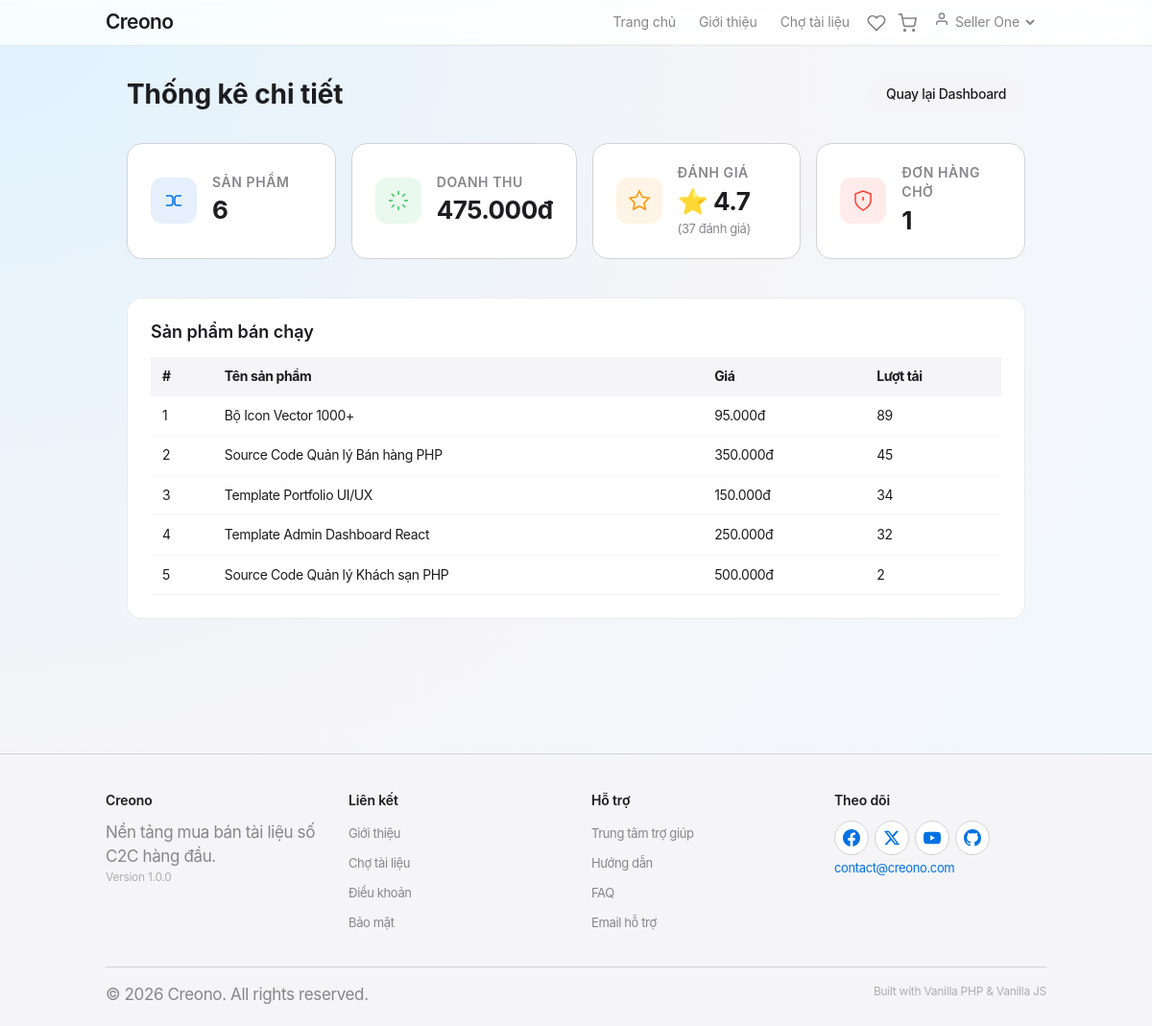
Screenshot of /seller/stats (signed in) with the database file from the repository.
### tables this page shows
CREATE TABLE products (
    id BIGINT AUTO_INCREMENT PRIMARY KEY,
    store_id BIGINT NOT NULL,
    category_id BIGINT DEFAULT NULL,
    title VARCHAR(255) NOT NULL,
    description TEXT DEFAULT NULL,
    price DECIMAL(19,4) NOT NULL,
    preview_url VARCHAR(500) DEFAULT NULL,
    rating DECIMAL(3,2) DEFAULT 0.00,
    review_count INT DEFAULT 0,
    download_count INT DEFAULT 0,
    status TINYINT DEFAULT 1 COMMENT '1:Pending, 2:Approved, 3:Rejected',
    deleted_at DATETIME DEFAULT NULL,
    created_at DATETIME DEFAULT CURRENT_TIMESTAMP,
    CONSTRAINT fk_product_store FOREIGN KEY (store_id) REFERENCES stores(id),
    CONSTRAINT fk_product_category FOREIGN KEY (category_id) REFERENCES categories(id) ON DELETE SET NULL
);

### app/Controllers/Seller.php (called while the page is built, shortened)
<?php
class Seller extends Controller
{
    private Product $productModel;
    private Order $orderModel;
    public function __construct()
    {
        $this->productModel = $this->model('Product');
        $this->orderModel = $this->model('Order');
    }
    public function stats(): void
    {
        $userId = (int)$_SESSION['user_id'];
        $storeModel = $this->model('Store');
        $store = $storeModel->getStoreByUserId($userId);
        $data = [
            'title' => 'Thống kê chi tiết',
            'store' => $store,
            'total_products' => $this->productModel->getSellerProductsCount($userId),
            'total_revenue' => $this->orderModel->getSellerRevenue($userId),
            'avg_rating' => $this->productModel->getSellerAvgRating($userId),
            'total_reviews' => $this->productModel->getSellerTotalReviews($userId),
            'pending_orders' => $this->orderModel->getSellerPendingOrdersCount($userId),
            'top_products' => $this->productModel->getSellerTopProducts($userId, 5),
        ];
        $this->view('seller/stats', $data);
    }
}

### app/Core/App.php (called while the page is built, shortened)
<?php
class App {
    protected $currentController = 'Pages';
    protected $currentMethod = 'index';
    public function __construct() {
        $url = $this->getUrl();
        $controllerPath = '../app/Controllers/';
        if (isset($url[0]) && is_dir($controllerPath . ucwords($url[0])) && isset($url[1]) && file_exists($controllerPath . ucwords($url[0]) . '/' . ucwords($url[1]) . '.php')) {
            $subFolder = ucwords($url[0]);
            $this->currentController = ucwords($url[1]);
            $controllerFile = $controllerPath . $subFolder . '/' . $this->currentController . '.php';
            unset($url[0], $url[1]);
            require_once $controllerFile;
            $this->currentController = new $this->currentController;
            if (isset($url[2])) {
                if (!in_array(strtolower($url[2]), ['view', 'model']) && method_exists($this->currentController, $url[2])) {
                    $this->currentMethod = $url[2];
                    unset($url[2]);
                }
            } else {
                $this->currentMethod = 'index';
            }
        } else {
            if (isset($url[0]) && file_exists($controllerPath . ucwords($url[0]) . '.php')) {
                $this->currentController = ucwords($url[0]);
                unset($url[0]);
            }
            $this->currentController = new $this->currentController;
            if (isset($url[1])) {
                if (!in_array(strtolower($url[1]), ['view', 'model']) && method_exists($this->currentController, $url[1])) {
                    $this->currentMethod = $url[1];
                    unset($url[1]);
                }
            }
        }
        $this->params = $url ? array_values($url) : [];
        call_user_func_array([$this->currentController, $this->currentMethod], $this->params);
    }
    public function getUrl() {
        if (isset($_GET['url'])) {
            $url = rtrim($_GET['url'], '/');
            $url = filter_var($url, FILTER_SANITIZE_URL);
            $url = explode('/', $url);
            return $url;
        }
        return ['Pages', 'index'];
    }
}

### public/index.php (called while the page is built, shortened)
<?php
require_once '../app/Core/Database.php';
require_once '../app/Core/BaseModel.php';
require_once '../app/Core/Controller.php';
require_once '../app/Core/App.php';
$init = new App();

### app/Core/Database.php (called while the page is built, shortened)
<?php
class Database {
    private $host = DB_HOST;
    private $user = DB_USER;
    private $pass = DB_PASS;
    private $dbname = DB_NAME;
    private $dbh;
    private $stmt;
    public function __construct() {
        $dsn = 'mysql:host=' . $this->host . ';dbname=' . $this->dbname . ';charset=utf8mb4';
        $options = array(
            PDO::ATTR_PERSISTENT => true,
            PDO::ATTR_ERRMODE => PDO::ERRMODE_EXCEPTION,
            PDO::ATTR_DEFAULT_FETCH_MODE => PDO::FETCH_OBJ
        );
        try {
            $this->dbh = new PDO($dsn, $this->user, $this->pass, $options);
        } catch (PDOException $e) {
            $this->error = $e->getMessage();
            die("Lỗi kết nối DB: " . $this->error);
        }
    }
    public function query($sql) {
        $this->stmt = $this->dbh->prepare($sql);
    }
    public function bind($param, $value, $type = null) {
        if (is_null($type)) {
            switch (true) {
                case is_int($value):
                    $type = PDO::PARAM_INT;
                    break;
            }
        }
        $this->stmt->bindValue($param, $value, $type);
    }
    public function execute() {
        return $this->stmt->execute();
    }
    public function resultSet() {
        $this->execute();
        return $this->stmt->fetchAll();
    }
    public function single() {
        $this->execute();
        return $this->stmt->fetch();
    }
}

### app/Models/Product.php (called while the page is built, shortened)
<?php
class Product extends BaseModel
{
    protected string $table = 'products';
    public function getSellerProductsCount(int $user_id): int
    {
        $this->db->query("
            SELECT COUNT(*) as total
            FROM {$this->table} p
            JOIN stores s ON p.store_id = s.id
            WHERE s.user_id = :user_id AND p.deleted_at IS NULL
        ");
        $this->db->bind(':user_id', $user_id);
        $result = $this->db->single();
        return $result ? (int) $result->total : 0;
    }
    public function getSellerAvgRating(int $user_id): float
    {
        $this->db->query("
            SELECT COALESCE(AVG(p.rating), 0) as avg_rating
            FROM {$this->table} p
            JOIN stores s ON p.store_id = s.id
            WHERE s.user_id = :user_id AND p.rating > 0
        ");
        $this->db->bind(':user_id', $user_id);
        $result = $this->db->single();
        return $result ? (float) $result->avg_rating : 0.0;
    }
    public function getSellerTotalReviews(int $user_id): int
    {
        $this->db->query("
            SELECT COALESCE(SUM(p.review_count), 0) as total
            FROM {$this->table} p
            JOIN stores s ON p.store_id = s.id
            WHERE s.user_id = :user_id
        ");
        $this->db->bind(':user_id', $user_id);
        $result = $this->db->single();
        return $result ? (int) $result->total : 0;
    }
    public function getSellerTopProducts(int $user_id, int $limit = 5): array
    {
        $this->db->query("
            SELECT
                p.id,
                p.title,
                p.price,
                p.download_count as sales_count
            FROM {$this->table} p
            JOIN stores s ON p.store_id = s.id
            WHERE s.user_id = ? AND p.deleted_at IS NULL
            ORDER BY p.download_count DESC
            LIMIT ?
        ");
        $this->db->bind(1, $user_id);
        $this->db->bind(2, $limit, PDO::PARAM_INT);
        return $this->db->resultSet();
    }
}

### app/Core/BaseModel.php (called while the page is built, shortened)
<?php
class BaseModel {
    public function __construct() {
        $this->db = new Database();
    }
}

### app/Models/Store.php (called while the page is built, shortened)
<?php
class Store extends BaseModel
{
    protected string $table = 'stores';
    public function getStoreByUserId(int $userId): ?object
    {
        $this->db->query("SELECT * FROM {$this->table} WHERE user_id = :user_id LIMIT 1");
        $this->db->bind(':user_id', $userId);
        $result = $this->db->single();
        return $result ? $result : null;
    }
}

### app/Models/Order.php (called while the page is built, shortened)
<?php
class Order extends BaseModel
{
    protected string $table = 'orders';
    public function getSellerRevenue(int $user_id): float
    {
        $this->db->query("
            SELECT COALESCE(SUM(o.seller_amount), 0) as total
            FROM {$this->table} o
            JOIN products p ON o.product_id = p.id
            JOIN stores s ON p.store_id = s.id
            WHERE s.user_id = :user_id AND o.status IN (2, 5)
        ");
        $this->db->bind(':user_id', $user_id);
        $result = $this->db->single();
        return $result ? (float)$result->total : 0;
    }
    public function getSellerPendingOrdersCount(int $user_id): int
    {
        $this->db->query("
            SELECT COUNT(*) as total
            FROM {$this->table} o
            JOIN products p ON o.product_id = p.id
            JOIN stores s ON p.store_id = s.id
            WHERE s.user_id = :user_id AND o.status = 1
        ");
        $this->db->bind(':user_id', $user_id);
        $result = $this->db->single();
        return $result ? (int)$result->total : 0;
    }
}

### app/Views/seller/stats.php (the view, shortened to what this page needs)
<?php require APPROOT . '/Views/inc/header.php'; ?>
<div class="seller-dashboard">
    <div class="container">
        <div style="display: flex; justify-content: space-between; align-items: center; margin-bottom: 32px;">
            <h1 style="font-size: 28px; font-weight: 700;">Thống kê chi tiết</h1>
            <a href="<?php echo URLROOT; ?>/seller/dashboard" class="btn btn-secondary" style="width: auto; padding: 8px 20px;">Quay lại Dashboard</a>
        </div>
        <div class="stats-grid-apple" style="margin-bottom: 40px;">
            <div class="stat-card-apple">
                <div class="stat-icon" style="background: rgba(0,113,227,0.1); color: var(--apple-blue);">
                    <svg width="24" height="24" viewBox="0 0 24 24" fill="none" stroke="currentColor" stroke-width="1.5"><path d="M20 7h-4.5A2.5 2.5 0 0 0 13 9.5v5a2.5 2.5 0 0 0 2.5 2.5H20"/><path d="M4 7h4.5A2.5 2.5 0 0 1 11 9.5v5a2.5 2.5 0 0 1-2.5 2.5H4"/></svg>
                </div>
                <div class="stat-info">
                    <span class="stat-label">Sản phẩm</span>
                    <span class="stat-value"><?php echo $data['total_products']; ?></span>
                </div>
            </div>
            <div class="stat-card-apple">
                <div class="stat-icon" style="background: rgba(52,199,89,0.1); color: var(--apple-green);">
                    <svg width="24" height="24" viewBox="0 0 24 24" fill="none" stroke="currentColor" stroke-width="1.5"><path d="M12 2v4M12 22v-4M4 12H2M6 12H4M20 12h-2M22 12h-2M19.07 4.93l-2.83 2.83M4.93 19.07l2.83-2.83M19.07 19.07l-2.83-2.83M4.93 4.93l2.83 2.83"/></svg>
                </div>
                <div class="stat-info">
                    <span class="stat-label">Doanh thu</span>
                    <span class="stat-value"><?php echo number_format($data['total_revenue'], 0, ',', '.'); ?>đ</span>
                </div>
            </div>
            <div class="stat-card-apple">
                <div class="stat-icon" style="background: rgba(255,149,0,0.1); color: var(--apple-orange);">
                    <svg width="24" height="24" viewBox="0 0 24 24" fill="none" stroke="currentColor" stroke-width="1.5"><polygon points="12 2 15.09 8.26 22 9.27 17 14.14 18.18 21.02 12 17.77 5.82 21.02 7 14.14 2 9.27 8.91 8.26 12 2"/></svg>
                </div>
                <div class="stat-info">
                    <span class="stat-label">Đánh giá</span>
                    <span class="stat-value">⭐ <?php echo number_format($data['avg_rating'], 1); ?></span>
                    <span class="stat-change">(<?php echo $data['total_reviews']; ?> đánh giá)</span>
                </div>
            </div>
            <div class="stat-card-apple">
                <div class="stat-icon" style="background: rgba(255,59,48,0.1); color: var(--apple-red);">
                    <svg width="24" height="24" viewBox="0 0 24 24" fill="none" stroke="currentColor" stroke-width="1.5"><path d="M12 22s8-4 8-10V5l-8-3-8 3v7c0 6 8 10 8 10z"/><path d="M12 8v4M12 16h.01"/></svg>
                </div>
                <div class="stat-info">
                    <span class="stat-label">Đơn hàng chờ</span>
                    <span class="stat-value"><?php echo $data['pending_orders']; ?></span>
                </div>
            </div>
        </div>
        <div style="background: #fff; border-radius: 16px; border: 1px solid rgba(0,0,0,0.08); padding: 24px; margin-bottom: 32px;">
            <h3 style="font-size: 18px; font-weight: 600; margin-bottom: 16px;">Sản phẩm bán chạy</h3>
            <?php if (!empty($data['top_products'])): ?>
                <div class="table-responsive">
                    <table style="width: 100%; border-collapse: collapse; font-size: 14px;">
                        <thead style="background: #f5f5f7;">
                            <tr>
                                <th style="padding: 10px 12px; text-align: left;">#</th>
                                <th style="padding: 10px 12px; text-align: left;">Tên sản phẩm</th>
                                <th style="padding: 10px 12px; text-align: left;">Giá</th>
                                <th style="padding: 10px 12px; text-align: left;">Lượt tải</th>
                            </tr>
                        </thead>
                        <tbody>
                            <?php foreach ($data['top_products'] as $index => $product): ?>
                                <tr style="border-bottom: 1px solid rgba(0,0,0,0.04);">
                                    <td style="padding: 10px 12px;"><?php echo $index + 1; ?></td>
                                    <td style="padding: 10px 12px;"><?php echo htmlspecialchars($product->title); ?></td>
                                    <td style="padding: 10px 12px;"><?php echo number_format($product->price, 0, ',', '.'); ?>đ</td>
                                    <td style="padding: 10px 12px;"><?php echo $product->sales_count ?? 0; ?></td>
                                </tr>
                            <?php endforeach; ?>
                        </tbody>
                    </table>
                </div>
            <?php else: ?>
                <p style="color: #86868b;">Chưa có sản phẩm nào được bán.</p>
            <?php endif; ?>
        </div>
    </div>
</div>
<?php require APPROOT . '/Views/inc/footer.php'; ?>

### rows the page displays
products: title "Bộ Icon Vector 1000+", price "95.000", download_count "89"
products: title "Source Code Quản lý Bán hàng PHP", price "350.000", download_count "45"
products: title "Template Portfolio UI/UX", price "150.000", download_count "34"
products: title "Template Admin Dashboard React", price "250.000", download_count "32"
products: title "Source Code Quản lý Khách sạn PHP", price "500.000", download_count "2"

### other values shown
SITENAME "Creono"
$_SESSION['user_name'] "Seller One"
$data['total_products'] "6"
$data['total_revenue'] "475.000"
$data['avg_rating'] "4.7"
$data['total_reviews'] "37"
$data['pending_orders'] "1"
